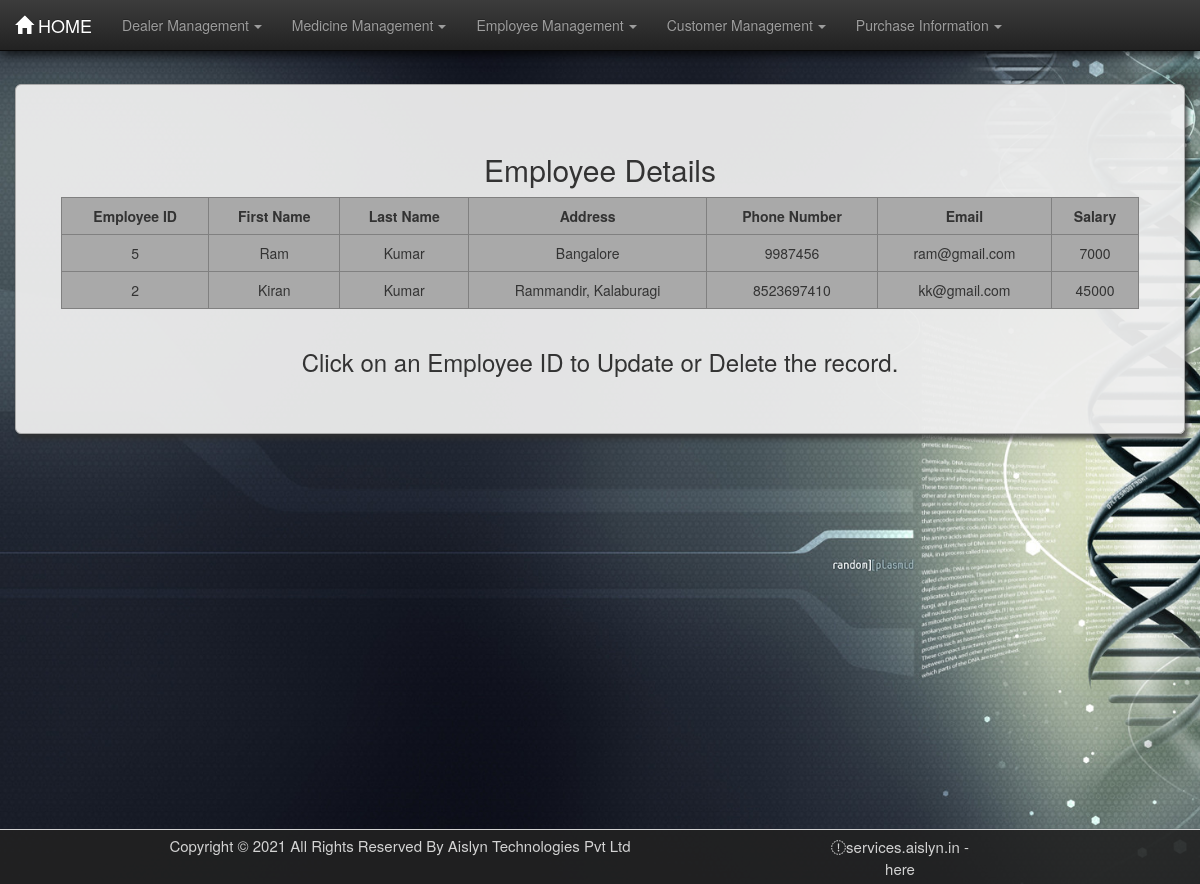
Screenshot of /pharma/emptable/ with the database file from the repository.
### pharma/models.py (models this page shows, shortened)
class Employee(models.Model):
    e_id = models.IntegerField(unique=True)
    fname = models.CharField(max_length=30)
    lname = models.CharField(max_length=30)
    address = models.CharField(max_length=100)
    email = models.CharField(max_length=50)
    sal = models.CharField(max_length=20)
    phn_no = models.BigIntegerField(unique=True)

### pharma/views.py (the view)
def emptable(request):
    emp = Employee.objects.all()
    dict = {"emp": emp}
    return render(request, 'pharma/emptable.html', dict)

### pharma/templates/pharma/emptable.html (shortened to what this page needs)
{% load static %}
<!DOCTYPE html>
<html lang="en">
<head>
    <link rel="stylesheet" href="{% static 'pharma/css/bootstrap.min.css' %}">
    <link rel="stylesheet" href="{% static 'pharma/css/bootstrap-theme.min.css' %}">
    <link rel="stylesheet" href="{% static 'pharma/css/style.css' %}">
</head>
<body>
<nav class="navbar navbar-inverse navbar-fixed-top">
    <div class="container-fluid">
        <div class="navbar-header">
            <a href="/pharma/" class="navbar-brand"><span
                    class="glyphicon glyphicon glyphicon-home"></span>&nbsp;HOME</a>
        </div>
        <div class="collapse navbar-collapse" id="thisnav">
            <ul class="nav navbar-nav">
                <li class="dropdown"><a href="#" class="dropdown-toggle" data-toggle="dropdown">Dealer Management<b
                        class="caret"></b></a>
                </li>
                <li class="dropdown"><a href="#" class="dropdown-toggle" data-toggle="dropdown">Medicine Management<b
                        class="caret"></b></a>
                </li>
                <li class="dropdown"><a href="#" class="dropdown-toggle" data-toggle="dropdown">Employee Management<b
                        class="caret"></b></a>
                </li>
                <li class="dropdown"><a href="#" class="dropdown-toggle" data-toggle="dropdown">Customer Management<b
                        class="caret"></b></a>
                </li>
                <li class="dropdown"><a href="#" class="dropdown-toggle" data-toggle="dropdown">Purchase Information<b
                        class="caret"></b></a>
                </li>
            </ul>
        </div>
    </div>
</nav>
<div class="container-fluid martop7">
    <div class="jumbotron jumcust">
        <h2>Employee Details</h2>
        <div class="row">
            <div class="col-md-1">
            </div>
            <table border="1" class="table table-responsive table-hover col-md-10">
                <tr>
                    <th>Employee ID</th>
                    <th>First Name</th>
                    <th>Last Name</th>
                    <th>Address</th>
                    <th>Phone Number</th>
                    <th>Email</th>
                    <th>Salary</th>
                </tr>
                {% for foo in emp %}
                    <tr>
                        <td class="idlink"><a href="/pharma/empformview{{ foo.id }}/">{{ foo.e_id }}</a></td>
                        <td>{{ foo.fname }}</td>
                        <td>{{ foo.lname }}</td>
                        <td>{{ foo.address }}</td>
                        <td>{{ foo.phn_no }}</td>
                        <td>{{ foo.email }}</td>
                        <td>{{ foo.sal }}</td>
                    </tr>
                {% endfor %}
            </table>
        </div>
        <footer><h3>Click on an Employee ID to Update or Delete the record.</h3></footer>
    </div>
</div>
<br><br>
<footer id="contact" class="container-fluid text-center">
    <div class="row">
        <div class="left-footer col-lg-8">
            <span class="footer-text">Copyright © 2021 All Rights Reserved By Aislyn Technologies Pvt Ltd</span>
        </div>
        <div class="col-lg-4"></div>
        <div class="right-footer col-lg-2">
                <span class="linkto" onclick=" window.open('http://services.aislyn.in/', '_blank'); return false;"><i
                        class="fab fa-globe-square prefix mr-1"></i>services.aislyn.in</span>
            <span>- here </span>
        </div>
    </div>
</footer>
</body>
</html>

### pharma/static/pharma/css/style.css (style rules this page uses)
body { background-image: url("images/bghome.jpg"); background-size: cover; background-attachment: fixed; min-height: 100vh; }
.caret { margin-left: 5px; }
table { text-align: center; border-collapse: collapse; background-color: darkgray; }
th { text-align: center; }
.martop7 { margin-top: 7%; }
.jumcust { box-shadow: 3px 5px 5px rgba(47, 47, 47, 0.8); border: 1px solid darkgrey; border-radius: 0px; text-align: center; background-color: rgba(238, 238, 238, 0.95); }
.table>tbody>tr>td, .table>tbody>tr>th { border-top: none; }
a:link { text-decoration: none; color: #333; }
#contact { padding-top: 0.5rem; padding-bottom: 0.5rem; border-top: 1px solid; background-color: rgba(34, 34, 34, 0.9); color: lightgray; font-size: 1.5rem; position: fixed; left: 0; bottom: 0; width: 100%; }
.linkto { cursor: pointer; }
.navbar { box-shadow: 2px 3px 10px rgba(0, 0, 0, 0.8); }

### rows the page displays
Employee: e_id "5", fname "Ram", lname "Kumar", address "Bangalore", phn_no "9987456", email "ram@gmail.com", sal "7000"
Employee: e_id "2", fname "Kiran", lname "Kumar", address "Rammandir, Kalaburagi", phn_no "8523697410", email "kk@gmail.com", sal "45000"
